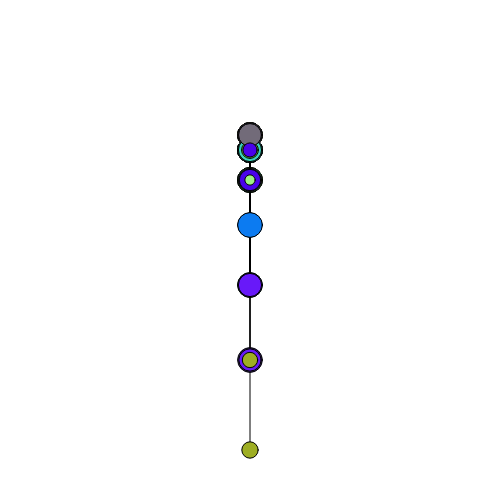
Frame 1 (no input)
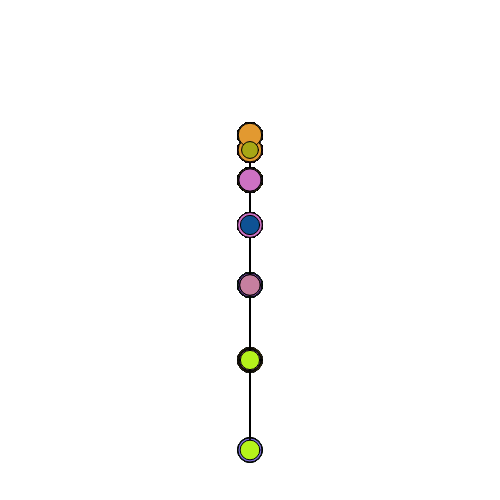
Frame 60 (no input)
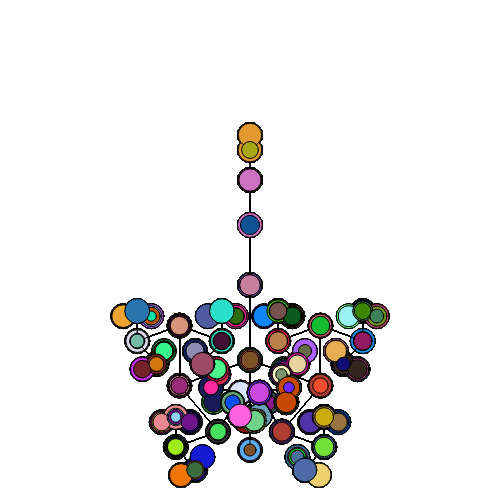
Frame 120 (the mouse pressed at the canvas centre since frame 60)

The p5.js sketch that drew these frames (run headless with seeded random() and noise() and a simulated clock; from frame 60 on, the mouse is pressed at the canvas centre):

// p5.js sketch
// ── sketch.js
// Balloon Tree
// Ethan Spearey
// 2024-11-13

let scale = 15;

function setup()
{
  createCanvas(500, 500);
  background(255);
}

function draw()
{
  drawTree(width/2, height*0.9, 90, 6);
}

function drawLine( x1, y1, x2, y2, depth)
{
  //draw a line segment connecting (x1,y1) to (x2,y2)
  line(x1, y1, x2, y2);
}

function drawTree(x1, y1, angle, depth)
{
  if (depth > 0)
  {
    let x2 = x1 + (cos(radians(angle))*depth*scale); //calculate endpoints of current branch
    let y2 = y1 - (sin(radians(angle))*depth*scale); //using trig ratios. Get shorter based on depth
    drawLine(x1, y1, x2, y2, depth);
    //for a 3-branch tree:
    drawTree(x2, y2, angle-mouseY, depth-1);
    drawTree(x2, y2, angle+mouseY, depth-1);
    drawTree(x2, y2, angle+mouseY, depth-1);

    fill(random(255), random(255), random(255));
    circle(x1, y1, random(10, 25));
    circle(x2, y2, random(10, 25));
  }
}
